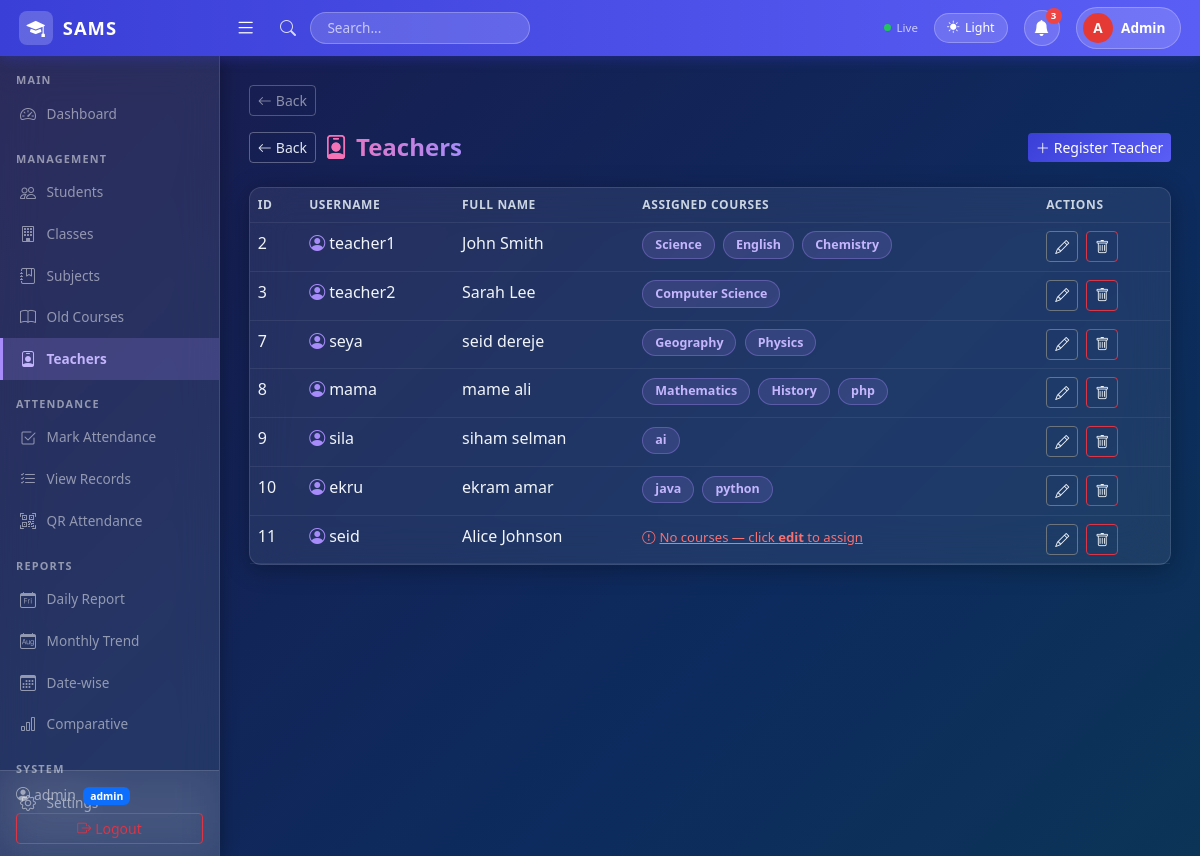
/teachers/ (signed in), run on the app's committed database.
### core/models.py (models this page shows, shortened)
class Course(models.Model):
    course_name = models.CharField(max_length=100)
    teacher = models.ForeignKey(User, on_delete=models.SET_NULL, null=True, blank=True,
                                 limit_choices_to={'profile__role': 'teacher'})

### core/views.py (the view)
        def wrapper(request, *args, **kwargs):
            if not request.user.is_authenticated:
                return redirect('login')
            if get_role(request.user) not in roles and not request.user.is_superuser:
                return HttpResponseForbidden("Access Denied")
            return view_func(request, *args, **kwargs)

### core/views.py (called while the page is built)
def get_role(user):
    try:
        return user.profile.role
    except Exception:
        return None

def role_required(*roles):
    def decorator(view_func):
        def wrapper(request, *args, **kwargs):
            if not request.user.is_authenticated:
                return redirect('login')
            if get_role(request.user) not in roles and not request.user.is_superuser:
                return HttpResponseForbidden("Access Denied")
            return view_func(request, *args, **kwargs)
        return wrapper
    return decorator

@login_required
@role_required('admin')
def teacher_list(request):
    teachers = User.objects.filter(profile__role='teacher').select_related('profile')
    return render(request, 'teachers/list.html', {'teachers': teachers})

### templates/teachers/list.html (shortened to what this page needs)
{% extends 'base.html' %}
{% block content %}
<div class="d-flex justify-content-between align-items-center mb-4">
  <div class="d-flex align-items-center gap-2">
    <a href="{% url 'home' %}" class="btn btn-sm" style="border:1px solid rgba(255,255,255,0.3); color:#e2e8f0; background:transparent;">
      <i class="bi bi-arrow-left me-1"></i>Back
    </a>
    <h4 class="fw-bold mb-0" style="background:linear-gradient(90deg,#f472b6,#a78bfa); -webkit-background-clip:text; -webkit-text-fill-color:transparent; background-clip:text;">
      <i class="bi bi-person-badge me-2" style="-webkit-text-fill-color:#f472b6;"></i>Teachers
    </h4>
  </div>
  <a href="{% url 'teacher_create' %}" class="btn btn-primary btn-sm"><i class="bi bi-plus-lg me-1"></i>Register Teacher</a>
</div>
<div class="card">
  <table class="table table-hover mb-0">
    <thead>
      <tr>
        <th>ID</th>
        <th>Username</th>
        <th>Full Name</th>
        <th>Assigned Courses</th>
        <th>Actions</th>
      </tr>
    </thead>
    <tbody>
      {% for t in teachers %}
      <tr>
        <td>{{ t.id }}</td>
        <td><i class="bi bi-person-circle me-1" style="color:#a78bfa;"></i>{{ t.username }}</td>
        <td>{{ t.get_full_name|default:"—" }}</td>
        <td>
          {% for c in t.course_set.all %}
            <span class="badge me-1 mb-1" style="background:rgba(167,139,250,0.15); color:#c4b5fd; border:1px solid rgba(167,139,250,0.35); font-size:.78rem; font-weight:600; padding:.4rem .75rem; border-radius:20px;">{{ c.course_name }}</span>
          {% empty %}
            <a href="{% url 'teacher_edit' t.id %}" style="color:#f87171; font-size:.82rem;">
              <i class="bi bi-exclamation-circle me-1"></i>No courses — click <strong>edit</strong> to assign
            </a>
          {% endfor %}
        </td>
        <td>
          <a href="{% url 'teacher_edit' t.id %}" class="btn btn-sm btn-outline-secondary me-1"><i class="bi bi-pencil"></i></a>
          <a href="{% url 'teacher_delete' t.id %}" class="btn btn-sm btn-outline-danger"><i class="bi bi-trash"></i></a>
        </td>
      </tr>
      {% empty %}
      <tr><td colspan="5" class="text-center py-4" style="color:var(--text-muted);">No teachers registered.</td></tr>
      {% endfor %}
    </tbody>
  </table>
</div>
{% endblock %}

### templates/base.html (shortened to what this page needs)
<!DOCTYPE html>
<html lang="en" id="htmlRoot">
<head>
  <link href="https://cdn.jsdelivr.net/npm/bootstrap@5.3.0/dist/css/bootstrap.min.css" rel="stylesheet">
  <link href="https://cdn.jsdelivr.net/npm/bootstrap-icons@1.10.5/font/bootstrap-icons.css" rel="stylesheet">
</head>
<body>
{% if user.is_authenticated %}
<nav class="top-navbar">
  <a href="{% url 'home' %}" class="brand">
    <div class="brand-icon"><i class="bi bi-mortarboard-fill text-white"></i></div>
    SAMS
  </a>
  <button class="hamburger ms-2" id="sidebarToggle"><i class="bi bi-list"></i></button>
  <div class="d-flex align-items-center ms-3 gap-2 flex-grow-1">
    <i class="bi bi-search search-icon"></i>
    <input type="text" class="search-box d-none d-md-block" placeholder="Search...">
  </div>
  <div class="d-flex align-items-center gap-3 ms-auto">
    <div class="sync-indicator d-none d-md-flex">
      <div class="sync-dot"></div>Live
    </div>
    <button class="theme-btn" onclick="toggleTheme()" id="themeBtn">
      <i class="bi bi-moon-fill" id="themeIcon"></i>
      <span id="themeLabel" class="d-none d-md-inline">Dark</span>
    </button>
    <div style="position:relative;">
      <button class="notif-btn" id="notifBtn" onclick="toggleNotif()">
        <i class="bi bi-bell-fill"></i>
        <span class="notif-badge" id="notifBadge">3</span>
      </button>
    </div>
    <a href="{% url 'logout' %}" class="user-pill">
      <div class="user-avatar">{{ user.username|first|upper }}</div>
      <span class="d-none d-md-inline">{{ user.username|capfirst }}</span>
    </a>
  </div>
</nav>
<div class="sidebar" id="sidebar">
  <div class="section-label">Main</div>
  <a href="{% url 'home' %}" class="nav-link {% if request.resolver_match.url_name == 'home' %}active{% endif %}">
    <i class="bi bi-speedometer2"></i> Dashboard
  </a>
  {% if user.profile.role == 'student' %}
  <div class="section-label">My Account</div>
  <a href="{% url 'student_dashboard' %}" class="nav-link {% if request.resolver_match.url_name == 'student_dashboard' %}active{% endif %}">
    <i class="bi bi-speedometer2"></i> Dashboard
  </a>
  <div class="section-label">My Attendance</div>
  <a href="{% url 'student_attendance' %}" class="nav-link {% if request.resolver_match.url_name == 'student_attendance' %}active{% endif %}">
    <i class="bi bi-list-check"></i> Attendance Records
  </a>
  <a href="{% url 'student_reports' %}" class="nav-link {% if request.resolver_match.url_name == 'student_reports' %}active{% endif %}">
    <i class="bi bi-bar-chart-fill"></i> My Reports
  </a>
  <a href="{% url 'student_profile' %}" class="nav-link {% if request.resolver_match.url_name == 'student_profile' %}active{% endif %}">
    <i class="bi bi-person-circle"></i> My Profile
  </a>
  {% else %}
  {% if user.is_superuser or user.profile.role == 'admin' %}
  <div class="section-label">Management</div>
  <a href="{% url 'student_list' %}" class="nav-link {% if 'student' in request.resolver_match.url_name %}active{% endif %}">
    <i class="bi bi-people"></i> Students
  </a>
  <a href="{% url 'class_list' %}" class="nav-link {% if 'class' in request.resolver_match.url_name %}active{% endif %}">
    <i class="bi bi-building"></i> Classes
  </a>
  <a href="{% url 'subject_list' %}" class="nav-link {% if 'subject' in request.resolver_match.url_name %}active{% endif %}">
    <i class="bi bi-journal-bookmark"></i> Subjects
  </a>
  <a href="{% url 'course_list' %}" class="nav-link {% if 'course' in request.resolver_match.url_name %}active{% endif %}">
    <i class="bi bi-book"></i> Old Courses
  </a>
  <a href="{% url 'teacher_list' %}" class="nav-link {% if 'teacher' in request.resolver_match.url_name %}active{% endif %}">
    <i class="bi bi-person-badge"></i> Teachers
  </a>
  {% endif %}
  <div class="section-label">Attendance</div>
  <a href="{% url 'attendance_mark' %}" class="nav-link {% if request.resolver_match.url_name == 'attendance_mark' %}active{% endif %}">
    <i class="bi bi-check2-square"></i> Mark Attendance
  </a>
  <a href="{% url 'attendance_list' %}" class="nav-link {% if request.resolver_match.url_name == 'attendance_list' %}active{% endif %}">
    <i class="bi bi-list-check"></i> View Records
  </a>
  <a href="{% url 'qr_generate' %}" class="nav-link {% if request.resolver_match.url_name == 'qr_generate' or request.resolver_match.url_name == 'qr_session_detail' %}active{% endif %}">
    <i class="bi bi-qr-code-scan"></i> QR Attendance
  </a>
  <div class="section-label">Reports</div>
  <a href="{% url 'report_daily' %}" class="nav-link {% if request.resolver_match.url_name == 'report_daily' %}active{% endif %}">
    <i class="bi bi-calendar-day"></i> Daily Report
  </a>
  <a href="{% url 'report_monthly' %}" class="nav-link {% if request.resolver_match.url_name == 'report_monthly' %}active{% endif %}">
    <i class="bi bi-calendar-month"></i> Monthly Trend
  </a>
  <a href="{% url 'report_datewise' %}" class="nav-link {% if request.resolver_match.url_name == 'report_datewise' %}active{% endif %}">
    <i class="bi bi-calendar3"></i> Date-wise
  </a>
  {% if user.is_superuser or user.profile.role == 'admin' %}
  <a href="{% url 'report_comparative' %}" class="nav-link {% if request.resolver_match.url_name == 'report_comparative' %}active{% endif %}">
    <i class="bi bi-bar-chart"></i> Comparative
  </a>
  <div class="section-label">System</div>
  <a href="{% url 'settings' %}" class="nav-link {% if request.resolver_match.url_name == 'settings' %}active{% endif %}">
    <i class="bi bi-gear"></i> Settings
  </a>
  {% endif %}
  {% endif %}
  <div class="sidebar-footer">
    <small class="d-block" style="color:var(--text-muted);">
      <i class="bi bi-person-circle me-1"></i>{{ user.username }}
      <span class="badge bg-primary ms-1" style="font-size:.65rem;">
        {% if user.is_superuser %}admin{% else %}{{ user.profile.role }}{% endif %}
      </span>
    </small>
    <a href="{% url 'logout' %}" class="btn btn-sm btn-outline-danger w-100 mt-2">
      <i class="bi bi-box-arrow-right me-1"></i>Logout
    </a>
  </div>
</div>
<div class="page-wrapper" id="pageWrapper">
  {% if request.resolver_match.url_name != 'home' and request.resolver_match.url_name != 'student_dashboard' %}
  <div class="mb-3">
    <button onclick="history.back()" class="btn btn-sm" style="border:1px solid rgba(255,255,255,0.25); color:var(--text-muted); background:transparent; transition:all .2s;"
      onmouseover="this.style.background='rgba(255,255,255,0.1)'; this.style.color='var(--text-primary)'"
      onmouseout="this.style.background='transparent'; this.style.color='var(--text-muted)'">
      <i class="bi bi-arrow-left me-1"></i>Back
    </button>
  </div>
  {% endif %}
  {% block content %}{% endblock %}
</div>
{% endif %}
</body>
</html>

### data on the page
Course: course_name "Science"
Course: course_name "English"
Course: course_name "Chemistry"
Course: course_name "Computer Science"
Course: course_name "Geography"
Course: course_name "Physics"
Course: course_name "Mathematics"
Course: course_name "History"
Course: course_name "php"
Course: course_name "ai"
Course: course_name "java"
Course: course_name "python"

### other printed values
{{ user.username|first|upper }} "A"
{{ user.username|capfirst }} "Admin"
{{ user.username }} "admin"
{{ t.id }} "2"
{{ t.username }} "teacher1"
{{ t.get_full_name|default:"—" }} "John Smith"
{{ t.id }} "3"
{{ t.username }} "teacher2"
{{ t.get_full_name|default:"—" }} "Sarah Lee"
{{ t.id }} "7"
{{ t.username }} "seya"
{{ t.get_full_name|default:"—" }} "seid dereje"
{{ t.id }} "8"
{{ t.username }} "mama"
{{ t.get_full_name|default:"—" }} "mame ali"
